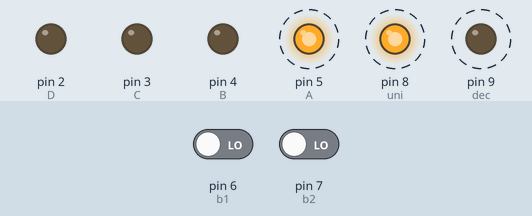
Recording of a sketch running on a simulated Arduino Uno, built with avr-gcc and run on an emulated ATmega328P. Shown: output pins drawn as LEDs (lit = HIGH). Dashed ring = blinking. The inputs (shaded band) are chosen by the test bench; at power-on: pin 6 (b1) LOW, pin 7 (b2) LOW.

Above: at 1.25 s.
1.3 s: pin 6 (b1) driven HIGH
At 2.15 s:
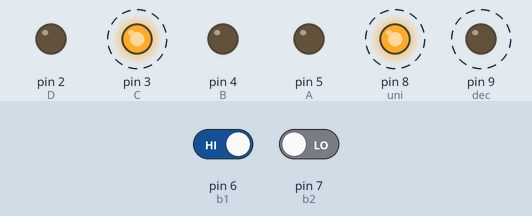
4.3 s: pin 6 (b1) driven LOW
At 4.55 s:
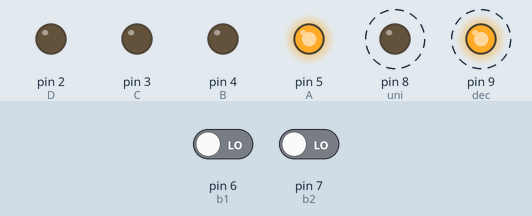
7.3 s: pin 6 (b1) driven HIGH
At 8.45 s:
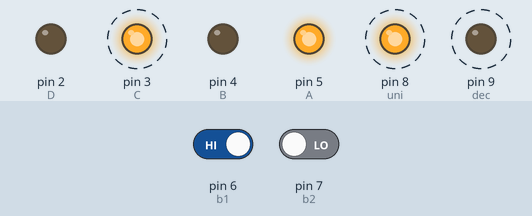
10.3 s: pin 7 (b2) driven HIGH
At 10.45 s:
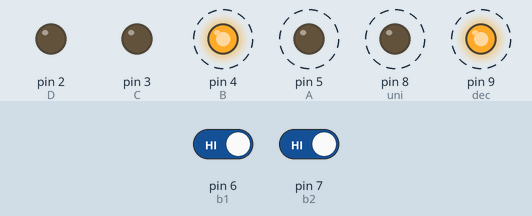
13.3 s: pin 7 (b2) driven LOW
At 15.9 s:
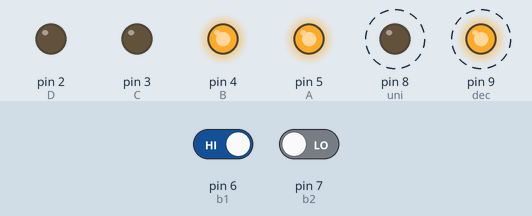
Timing chart, 0 to 20.3 s (numbered marks = the images above; inputs shaded):
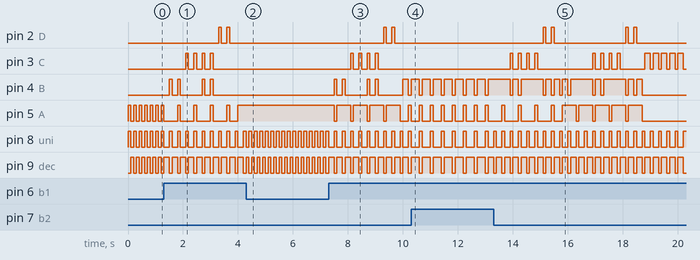

Measured:
- after the input at 1.3 s, pin 2 (D): alternates HIGH for 0.10 s and LOW for 0.20 s, 4 changes in all, then stays LOW, starting after 2.0 s; pin 3 (C): alternates HIGH for 0.10 s and LOW for 0.20 s, 8 changes in all, then stays LOW, starting after 0.80 s
- after the input at 4.3 s, pin 2 (D), pin 3 (C), pin 4 (B): stops changing and stays LOW; pin 5 (A): stops changing and stays HIGH; pin 8 (uni), pin 9 (dec): alternates HIGH for 0.10 s and LOW for 0.10 s, starting after 0.10 s
- after the input at 7.3 s, pin 2 (D): alternates HIGH for 0.10 s and LOW for 0.20 s, 4 changes in all, then stays LOW, starting after 2.0 s; pin 3 (C): alternates HIGH for 0.10 s and LOW for 0.20 s, 8 changes in all, then stays LOW, starting after 0.80 s
- after the input at 10.3 s, pin 2 (D), pin 3 (C): stops changing and stays LOW; pin 8 (uni): alternates HIGH for 0.10 s and LOW for 0.30 s, starting after 0.30 s; pin 9 (dec): alternates HIGH for 0.30 s and LOW for 0.10 s, starting after 0.30 s
- after the input at 13.3 s, pin 2 (D): LOW → HIGH after 1.8 s, → LOW 0.10 s later, → HIGH 0.20 s later, → LOW 0.10 s later, … (8 changes in this stretch); pin 3 (C): LOW → HIGH after 0.60 s, → LOW 0.10 s later, → HIGH 0.20 s later, → LOW 0.10 s later, … (26 changes in this stretch)
- by itself, pin 8 (uni), pin 9 (dec): alternates HIGH for 0.10 s and LOW for 0.10 s

The sketch:

LopezSofia_contador_1_40_enDispaly.ino
```cpp
/*
   CONTADOR VISUALIZADO EN DIAPLAYS
   el uso de displays se hace mediante la multiplexación

   Configuración:
      Primer display pertenece a las unidades
      Segundo display pertenece a las decenas

      El contador se hace mediante pulsadores uno para aumentar(b1) y otro para disminuir(b2)
      El contador empieza en 1 y termina en 40

   Se crea un metodo llamado "display" para la sucesión de números del 0 al 9

 *  */
int A = 5;
int B = 4;
int C = 3;
int D = 2;
int b1 = 6;
int b2 = 7;

int i = 1;
int dec = 9;
int uni = 8;
int unidades;
int decenas;

void setup() {
  // put your setup code here, to run once:

  pinMode(A, OUTPUT);
  pinMode(B, OUTPUT);
  pinMode(C, OUTPUT);
  pinMode(D, OUTPUT);

  pinMode(b1, INPUT);
  pinMode(b2, INPUT);

  pinMode(dec, OUTPUT);
  pinMode(uni, OUTPUT);
}

void loop() {

  // pulsador para aumentar
  if (digitalRead(b1) == HIGH ) {
    delay(100);
    i++;
  }
  if (i > 39) {
    i = 40;
  }
  decenas = i / 10;
  unidades = i - (decenas * 10);

  // pulsador para disminuir
  if (digitalRead(b2) == HIGH) {
    delay(100);
    i--;
    if (i < 1) {
      i = 1;
    }
    decenas = i / 10;
    unidades = i - (decenas * 10);
  }

  // unidades

  digitalWrite(uni, HIGH);
  digitalWrite(dec, LOW);
  display(unidades);
  delay(100);

  // decenas
  digitalWrite(uni, LOW);
  digitalWrite(dec, HIGH);
  display(decenas);
  delay(100);
}
void display(int j) {

  switch (j) {

    //Numero 0
    case 0:
      digitalWrite(A, LOW);
      digitalWrite(B, LOW);
      digitalWrite(C, LOW);
      digitalWrite(D, LOW);
      break;

    //Numero 1
    case 1:
      digitalWrite(A, HIGH);
      digitalWrite(B, LOW);
      digitalWrite(C, LOW);
      digitalWrite(D, LOW);
      break;

    //Numero 2
    case 2:
      digitalWrite(A, LOW);
      digitalWrite(B, HIGH);
      digitalWrite(C, LOW);
      digitalWrite(D, LOW);
      break;

    //Numero 3
    case 3:
      digitalWrite(A, HIGH);
      digitalWrite(B, HIGH);
      digitalWrite(C, LOW);
      digitalWrite(D, LOW);
      break;

    //Numero 4
    case 4:
      digitalWrite(A, LOW);
      digitalWrite(B, LOW);
      digitalWrite(C, HIGH);
      digitalWrite(D, LOW);
      break;

    //Numero 5
    case 5:
      digitalWrite(A, HIGH);
      digitalWrite(B, LOW);
      digitalWrite(C, HIGH);
      digitalWrite(D, LOW);
      break;

    //Numero 6
    case 6:
      digitalWrite(A, LOW);
      digitalWrite(B, HIGH);
      digitalWrite(C, HIGH);
      digitalWrite(D, LOW);
      break;

    //Numero 7
    case 7:
      digitalWrite(A, HIGH);
      digitalWrite(B, HIGH);
      digitalWrite(C, HIGH);
      digitalWrite(D, LOW);
      break;

    //Numero 8
    case 8:
      digitalWrite(A, LOW);
      digitalWrite(B, LOW);
      digitalWrite(C, LOW);
      digitalWrite(D, HIGH);
      break;

    //Numero 9
    case 9:
      digitalWrite(A, HIGH);
      digitalWrite(B, LOW);
      digitalWrite(C, LOW);
      digitalWrite(D, HIGH);
      break;
  }
}
```
